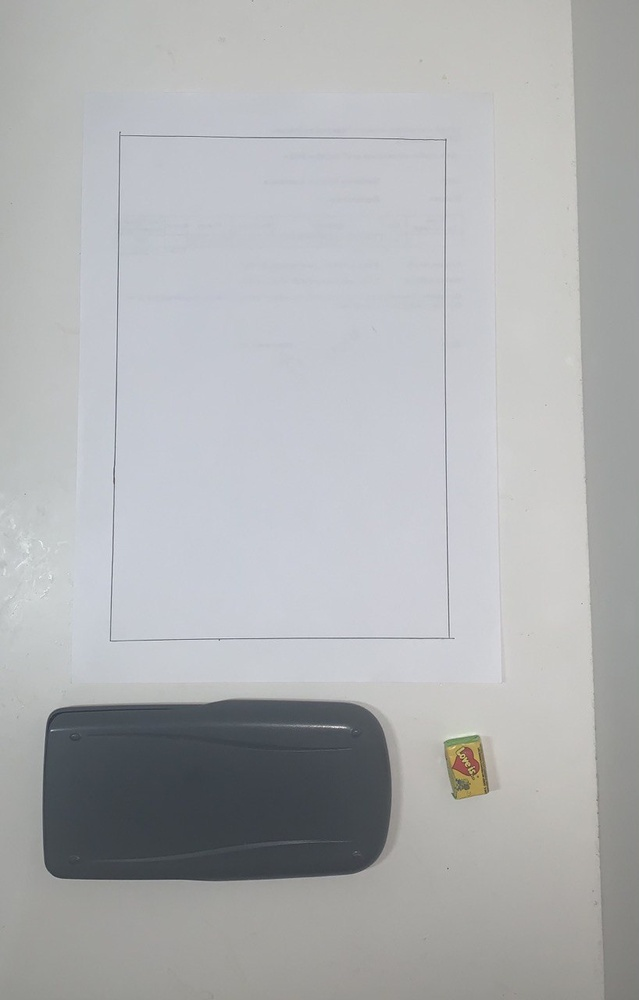
#> input picture Iteration_2/33.jpg, 639 x 1000 px, shrunk from 818 x 1280 before the run
$ jupyter execute Untitled.ipynb   (shell and % lines are left out)
#> lines starting #> are read from the running program, lines starting #| are printed output that depends on the picture; after the words box and inside, x2 and y2 are one past the last pixel; in counts of white or black regions, pixels touching at a corner belong together
[cell 1]
import cv2
from matplotlib import pyplot as plt

[cell 2]
i_path = "33.jpg"
img = cv2.imread(i_path)
#> img is the input picture: shape (1000, 639, 3); mean B, G, R 178.2, 176.6, 175.1

# Поиск границ с помощью детектора Кэнни и морфологических операций

[cell 3]
gray = cv2.cvtColor(img, cv2.COLOR_BGR2GRAY)
g_blur = cv2.GaussianBlur(gray, (3, 3), 0)
edge = cv2.Canny(g_blur, 50, 200)
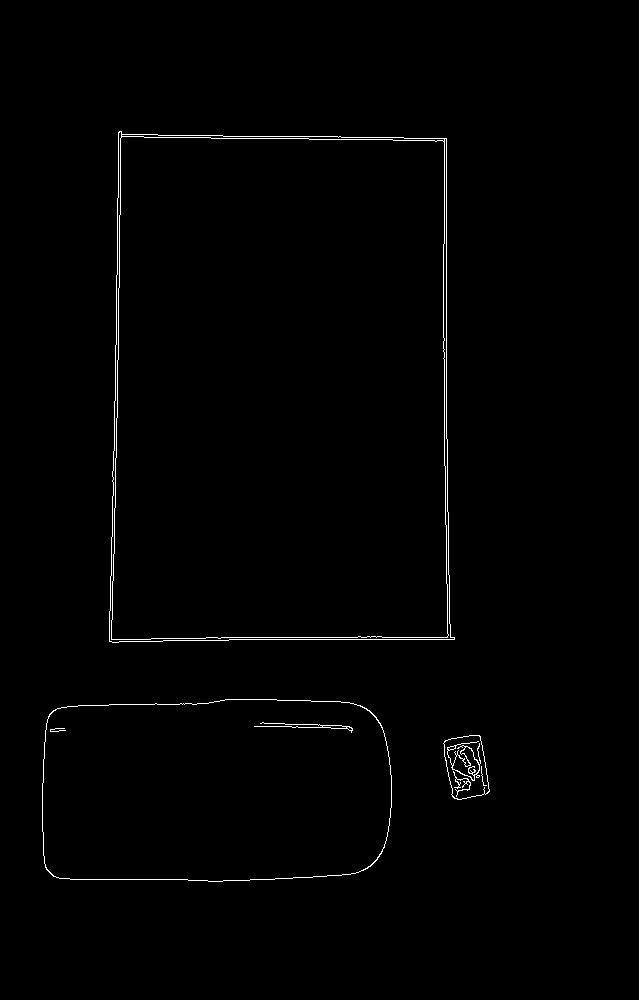
#> edge: shape (1000, 639); 0.81% white in thin lines or dots, all inside (x1, y1, x2, y2) = (42, 131, 490, 882)
kernel = cv2.getStructuringElement(cv2.MORPH_RECT, (7, 7))
close = cv2.morphologyEx(edge, cv2.MORPH_CLOSE, kernel)
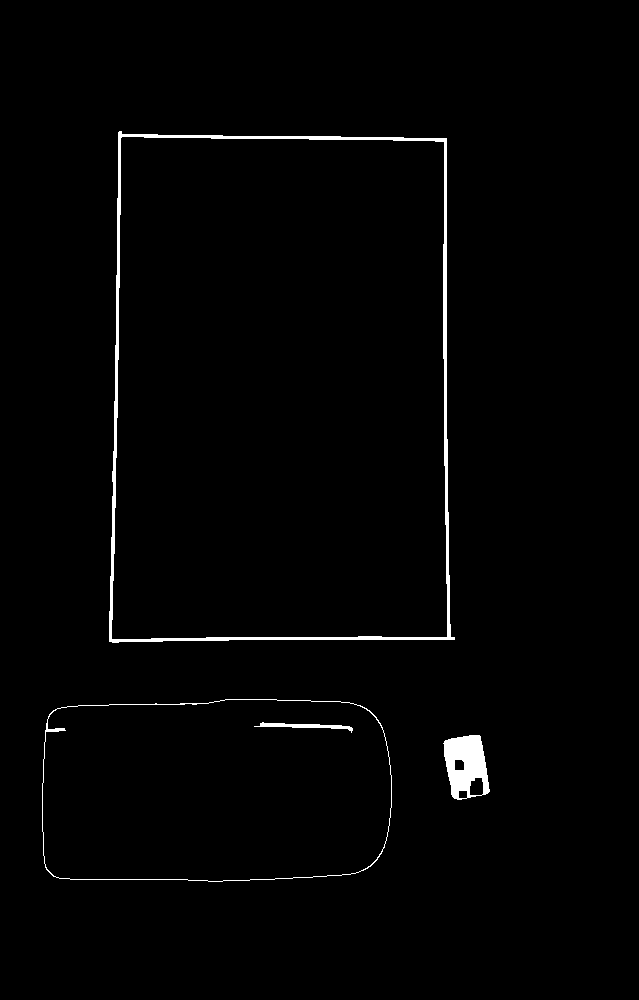
#> close: shape (1000, 639); 1.4% white; 4 white regions

### Отображение промежуточного результата работы

[cell 4]
plt.imshow(close)
plt.show()

### Поиск контуров на объекте

[cell 5]
contours, hierarchy = cv2.findContours(close.copy(), cv2.RETR_EXTERNAL, cv2.CHAIN_APPROX_SIMPLE)
#> contours = 3 contours; box (x1, y1, x2, y2) and area: (109, 131, 455, 643) 167462, (42, 699, 392, 882) 59564, (443, 735, 490, 800) 2262
_, binary_img = cv2.threshold(img, 150, 250, cv2.THRESH_BINARY)
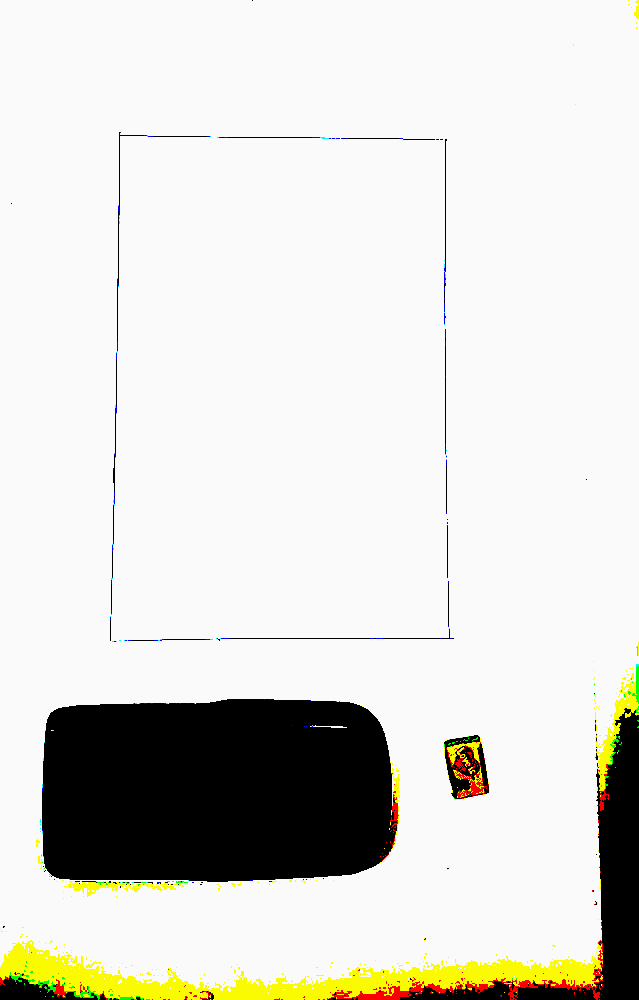
#> binary_img: shape (1000, 639, 3); mean B, G, R 212.8, 218.9, 219.6
gray_binary = cv2.cvtColor(binary_img, cv2.COLOR_BGR2GRAY)
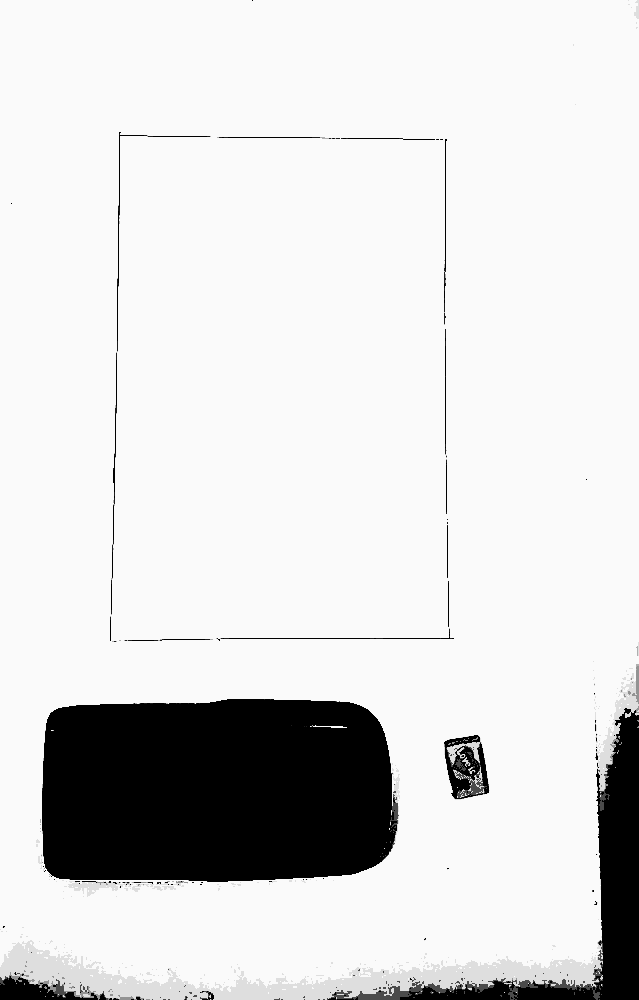
#> gray_binary: shape (1000, 639); min 0, max 250, mean 218.4
for cnt in contours:
    approx = cv2.approxPolyDP(cnt, 0.0005 * cv2.arcLength(cnt, True), True)
    cv2.drawContours(gray_binary, approx, -1, (0, 0, 0), 5)
    cv2.fillPoly(gray_binary, pts=[approx], color=(0, 0, 0))
#> this loop made 3 passes
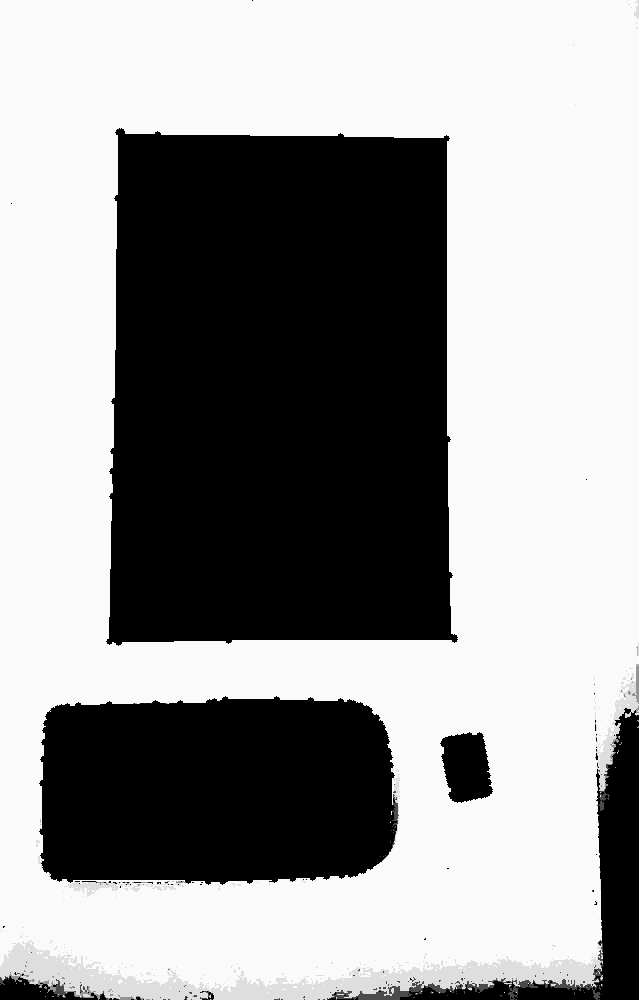
#> gray_binary: shape (1000, 639); min 0, max 250, mean 152.3

### Отображение результата

[cell 6]
plt.imshow(gray_binary)

### Вычисление площади

[cell 7]
def FindSquare(contours):
    squareoffigure = 0
    objectsummarysquare = 0
    for c in contours:
        if squareoffigure == 0:
            squareoffigure = cv2.contourArea(c)
        else:
            objectsummarysquare = cv2.contourArea(c)
#> this loop made 3 passes
#> objectsummarysquare on passes 2 to 3: 59564.5, 167462
#> squareoffigure on pass 1: 2262.5
#> after the loop, squareoffigure = 2262.5
    if objectsummarysquare < squareoffigure:
        return True
    elif objectsummarysquare > squareoffigure:
        return False
    else:
        return False

### Вывод результата

[cell 8]
print( FindSquare(contours) )
#| False
